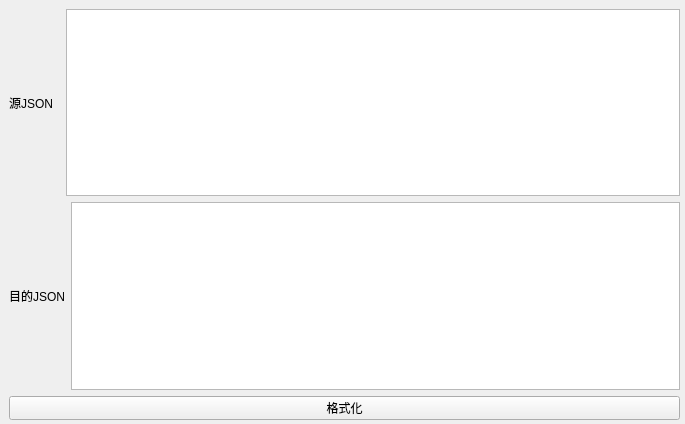
<?xml version="1.0" encoding="UTF-8"?>
<ui version="4.0">
 <class>format_json_2_show</class>
 <widget class="QWidget" name="format_json_2_show">
  <property name="geometry">
   <rect>
    <x>0</x>
    <y>0</y>
    <width>685</width>
    <height>424</height>
   </rect>
  </property>
  <property name="windowTitle">
   <string>Form</string>
  </property>
  <widget class="QWidget" name="verticalLayoutWidget">
   <property name="geometry">
    <rect>
     <x>9</x>
     <y>9</y>
     <width>671</width>
     <height>411</height>
    </rect>
   </property>
   <layout class="QVBoxLayout" name="verticalLayout">
    <item>
     <layout class="QHBoxLayout" name="horizontalLayout">
      <item>
       <widget class="QLabel" name="label">
        <property name="text">
         <string>源JSON  </string>
        </property>
       </widget>
      </item>
      <item>
       <widget class="QTextEdit" name="text_edit_src"/>
      </item>
     </layout>
    </item>
    <item>
     <layout class="QHBoxLayout" name="horizontalLayout_2">
      <item>
       <widget class="QLabel" name="label_2">
        <property name="text">
         <string>目的JSON</string>
        </property>
       </widget>
      </item>
      <item>
       <widget class="QTextEdit" name="text_edit_dst"/>
      </item>
     </layout>
    </item>
    <item>
     <layout class="QHBoxLayout" name="horizontalLayout_3">
      <item>
       <widget class="QPushButton" name="push_button_format">
        <property name="minimumSize">
         <size>
          <width>0</width>
          <height>24</height>
         </size>
        </property>
        <property name="maximumSize">
         <size>
          <width>16777215</width>
          <height>24</height>
         </size>
        </property>
        <property name="text">
         <string>格式化</string>
        </property>
       </widget>
      </item>
     </layout>
    </item>
   </layout>
  </widget>
 </widget>
 <resources/>
 <connections/>
</ui>
